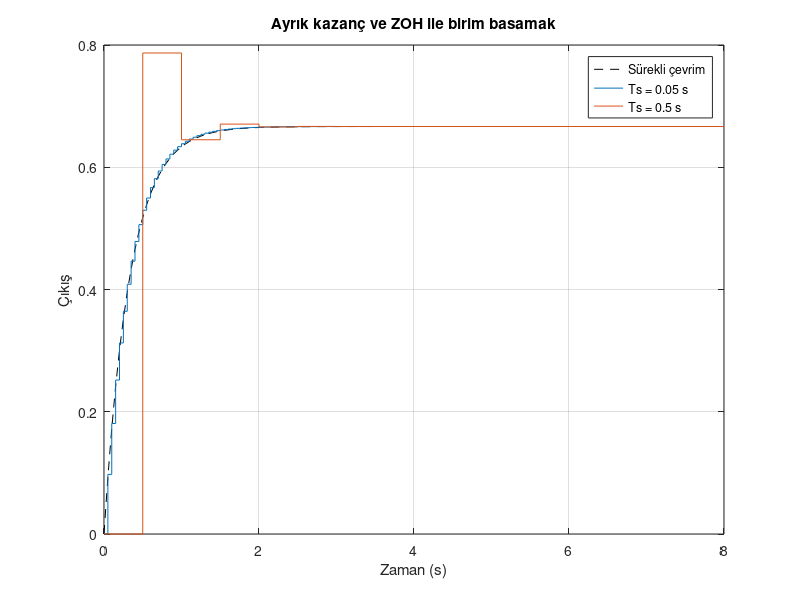

Source code (MATLAB):
%% Ayrık kontrol — hesap ve referans kontrolleri
% Basamak -> Toplama (r-y[k]) -> Ayrık kazanç -> ZOH -> Tesis -> Örnekleyici.
% Örnekleyici çıkışı geri beslenir. Tek oran, sıfır ilk durum, gecikmesiz kazanç.
% Önce tesis ayrıklaştırılır, sonra çevrim kapatılır; tersi aynı deney değildir.
if exist('OCTAVE_VERSION', 'builtin')
  try
    pkg load control;
  catch
    error('control paketi bulunamadı. Projedeki paket kurulum rehberini izleyin.');
  end
end
G = tf(1, [1 1]); K = 2; Tsler = [0.05 0.5];
zaman = cell(1,2); cikis = cell(1,2);
for j = 1:2
  Ts = Tsler(j); t = (0:Ts:8)';
  Gd = c2d(G, Ts, 'zoh'); Cd = tf(K, 1, Ts);
  Td = feedback(Cd*Gd, 1);
  yd = lsim(Td, ones(size(t)), t);
  ys = step(Td, t);
  % ZOH altında tam tesis güncellemesi ve ayrık denetleyici:
  % x[k+1] = a*x[k] + (1-a)*K*(1-x[k]), a=exp(-Ts).
  a = exp(-Ts); kutup = a-K*(1-a);
  yr = zeros(size(t));
  for n = 1:numel(t)-1
    yr(n+1) = a*yr(n)+(1-a)*K*(1-yr(n));
  end
  y_formul = K/(1+K)*(1-kutup.^(0:numel(t)-1)');
  yc = K/(1+K)*(1-exp(-(1+K)*t));
  fark = max(abs(yd-yc)); ref_fark = max(abs(y_formul-yc));
  if abs(kutup) >= 1 || max(abs(yd-yr)) > 1e-10 || ...
     max(abs(ys-yr)) > 1e-10 || max(abs(yr-y_formul)) > 1e-10 || ...
     abs(fark-ref_fark) > 1e-10
    error('ZOH / fark denklemi referans kontrolü başarısız.');
  end
  fprintf('Ts=%.2f s: sürekli çevrimden azami fark=%.6f\n', Ts, fark);
  zaman{j} = t; cikis{j} = yd;
end
fprintf('REFERANS OK: ayrık kontrol\n');

%% Grafikler — sayısal test bu işaretten önce durur
figure('Name', 'Örnekleme periyodunun etkisi');
plot(zaman{1}, 2/3*(1-exp(-3*zaman{1})), 'k--'); hold on;
stairs(zaman{1}, cikis{1}); stairs(zaman{2}, cikis{2}); grid on;
xlabel('Zaman (s)'); ylabel('Çıkış'); title('Ayrık kazanç ve ZOH ile birim basamak');
legend('Sürekli çevrim', 'Ts = 0.05 s', 'Ts = 0.5 s');
